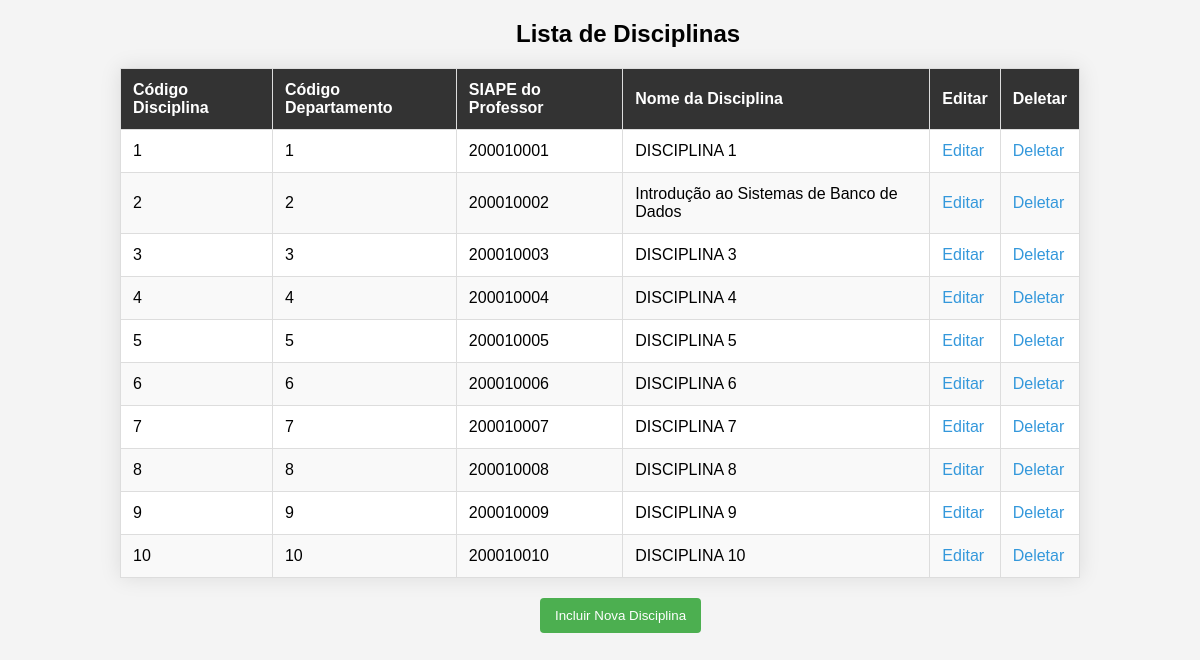
The app's page /interface-php/index.php with its own data.
### tables this page shows
CREATE TABLE `disciplina` (
  `codigoDisciplina` INT NOT NULL AUTO_INCREMENT,
  `codigoDepartamento` INT NOT NULL,
  `SIAPEProfessor` INT NOT NULL,
  `nomeDisciplina` VARCHAR(50) NOT NULL,
  PRIMARY KEY (`codigoDisciplina`),
  INDEX `fk_disciplina_departamento1_idx` (`codigoDepartamento` ASC),
  INDEX `fk_disciplina_docente1_idx` (`SIAPEProfessor` ASC),
  CONSTRAINT `fk_disciplina_departamento1`
    FOREIGN KEY (`codigoDepartamento`)
    REFERENCES `departamento` (`codigoDepartamento`)
    ON DELETE NO ACTION
    ON UPDATE NO ACTION,
  CONSTRAINT `fk_disciplina_docente1`
    FOREIGN KEY (`SIAPEProfessor`)
    REFERENCES `docente` (`SIAPE`)
    ON DELETE NO ACTION
    ON UPDATE NO ACTION);

### interface-php/index.php (the view, shortened to what this page needs)
<!DOCTYPE html>
<html lang="en">
<head>
    <link rel="stylesheet" href="css/estilo.css">
</head>
<body>
<?php
include_once("conexao.php");
$sql = "SELECT * FROM disciplina";
$result = mysqli_query($conexao, $sql);
?>
<h2 style="margin-left: 43%">Lista de Disciplinas</h2>
<table>
    <thead>
        <tr>
            <th>Código Disciplina</th>
            <th>Código Departamento</th>
            <th>SIAPE do Professor</th>
            <th>Nome da Disciplina</th>
            <th>Editar</th>
            <th>Deletar</th>
        </tr>
    </thead>
    <tbody>
        <?php
        while ($row = mysqli_fetch_assoc($result)) {
            echo "<tr>";
            echo "<td>{$row['codigoDisciplina']}</td>";
            echo "<td>{$row['codigoDepartamento']}</td>";
            echo "<td>{$row['SIAPEProfessor']}</td>";
            echo "<td>{$row['nomeDisciplina']}</td>";
            echo "<td><a href='atualizar.php?codigoDisciplina={$row['codigoDisciplina']}'>Editar</a></td>";
            echo "<td><a href='delete.php?codigoDisciplina={$row['codigoDisciplina']}'>Deletar</a></td>";
            echo "</tr>";
        }
        ?>
    </tbody>
</table>
<div style="display: block; align-items: center; justify-items: center; width: 100%;">
<button style="margin-left: 45%">
    <a  style="color: white" href="incluir_formulario.php">Incluir Nova Disciplina</a>
    </button>
</div>
</body>
</html>

### interface-php/css/estilo.css (style rules this page uses)
body { font-family: Arial, sans-serif; background-color: #f4f4f4; margin: 0; padding: 0; }
table { width: 80%; margin: 20px auto; border-collapse: collapse; box-shadow: 0 0 20px rgba(0, 0, 0, 0.1); background-color: white; }
table, th, td { border: 1px solid #ddd; }
th, td { padding: 12px; text-align: left; }
th { background-color: #333; color: white; }
tr:nth-child(even) { background-color: #f9f9f9; }
a { color: #3498db; text-decoration: none; }
button { background-color: #4caf50; color: #fff; padding: 10px 15px; border: none; border-radius: 4px; cursor: pointer; }

### records on screen
disciplina: codigoDisciplina "1", codigoDepartamento "1", SIAPEProfessor "200010001", nomeDisciplina "DISCIPLINA 1"
disciplina: codigoDisciplina "2", codigoDepartamento "2", SIAPEProfessor "200010002", nomeDisciplina "Introdução ao Sistemas de Banco de Dados"
disciplina: codigoDisciplina "3", codigoDepartamento "3", SIAPEProfessor "200010003", nomeDisciplina "DISCIPLINA 3"
disciplina: codigoDisciplina "4", codigoDepartamento "4", SIAPEProfessor "200010004", nomeDisciplina "DISCIPLINA 4"
disciplina: codigoDisciplina "5", codigoDepartamento "5", SIAPEProfessor "200010005", nomeDisciplina "DISCIPLINA 5"
disciplina: codigoDisciplina "6", codigoDepartamento "6", SIAPEProfessor "200010006", nomeDisciplina "DISCIPLINA 6"
disciplina: codigoDisciplina "7", codigoDepartamento "7", SIAPEProfessor "200010007", nomeDisciplina "DISCIPLINA 7"
disciplina: codigoDisciplina "8", codigoDepartamento "8", SIAPEProfessor "200010008", nomeDisciplina "DISCIPLINA 8"
disciplina: codigoDisciplina "9", codigoDepartamento "9", SIAPEProfessor "200010009", nomeDisciplina "DISCIPLINA 9"
disciplina: codigoDisciplina "10", codigoDepartamento "10", SIAPEProfessor "200010010", nomeDisciplina "DISCIPLINA 10"
